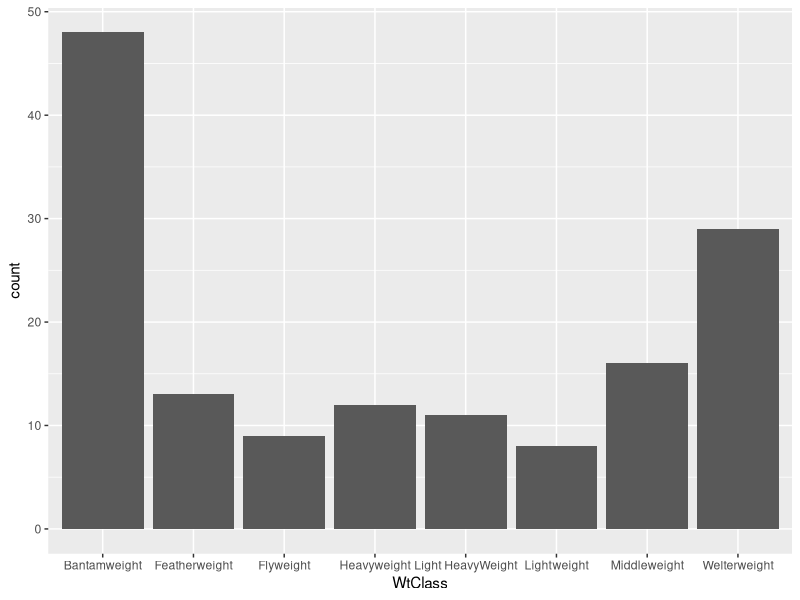
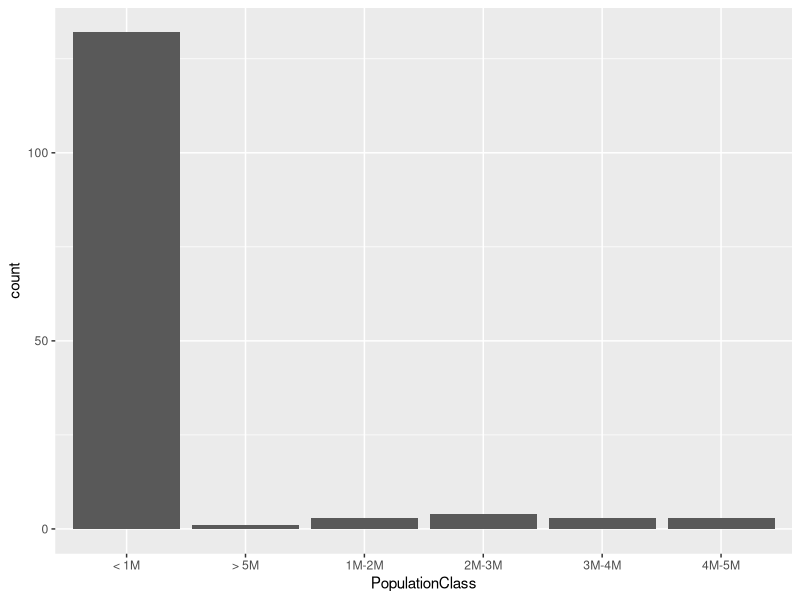

R code for these plots, in order:
## ---- chunk 1
#| label: Introduction
#| warning: false
#| message: false

library(tidyverse)
library(readxl)
library(ggplot2)
knitr::opts_chunk$set(echo = TRUE, warning=FALSE, message=FALSE)
setwd("D:/MyDocs/Class Slides/DACSS601/601_Spring_2023/posts/_data")
## ---- chunk 2
#| label: ReadFile
#| warning: false
#| message: false
setwd("D:/MyDocs/Class Slides/DACSS601/601_Spring_2023/posts/_data")
dataframe <- read_excel("wild_bird_data.xlsx", skip=1)
print(dataframe)
summary(dataframe$`Population size`)
summary(dataframe$`Wet body weight [g]`)
## ---- chunk 3
#| label: DescribeFile
#| warning: false
#| message: false
dataframe <- arrange(dataframe, `Wet body weight [g]`)
dataframe <- mutate(dataframe, WtClass = case_when(
  `Wet body weight [g]` <= 10 ~ "Flyweight",
  `Wet body weight [g]` > 10 & `Wet body weight [g]` <= 30 ~ "Bantamweight",
  `Wet body weight [g]` > 30 & `Wet body weight [g]` <= 60 ~ "Featherweight",
  `Wet body weight [g]` > 60 & `Wet body weight [g]` <= 100 ~ "Lightweight",
  `Wet body weight [g]` > 100 & `Wet body weight [g]` <= 300 ~ "Welterweight",
  `Wet body weight [g]` > 300 & `Wet body weight [g]` <= 600 ~ "Middleweight",
  `Wet body weight [g]` > 600 & `Wet body weight [g]` <= 1000 ~ "Light HeavyWeight",
  `Wet body weight [g]` > 1000 ~ "Heavyweight"
))

dataframe <- mutate(dataframe, PopulationClass = case_when(
  `Population size` <= 1000000 ~ "< 1M",
  `Population size` > 1000000 & `Population size` <= 2000000 ~ "1M-2M",
  `Population size` > 2000000 & `Population size` <= 3000000 ~ "2M-3M",
  `Population size` > 3000000 & `Population size` <= 4000000 ~ "3M-4M",
  `Population size` > 4000000 & `Population size` <= 5000000 ~ "4M-5M",
  `Population size` > 5000000 ~ "> 5M",
))
print(dataframe)
ggplot(dataframe, aes(`WtClass`)) + geom_bar()
ggplot(dataframe, aes(`PopulationClass`)) + geom_bar()
